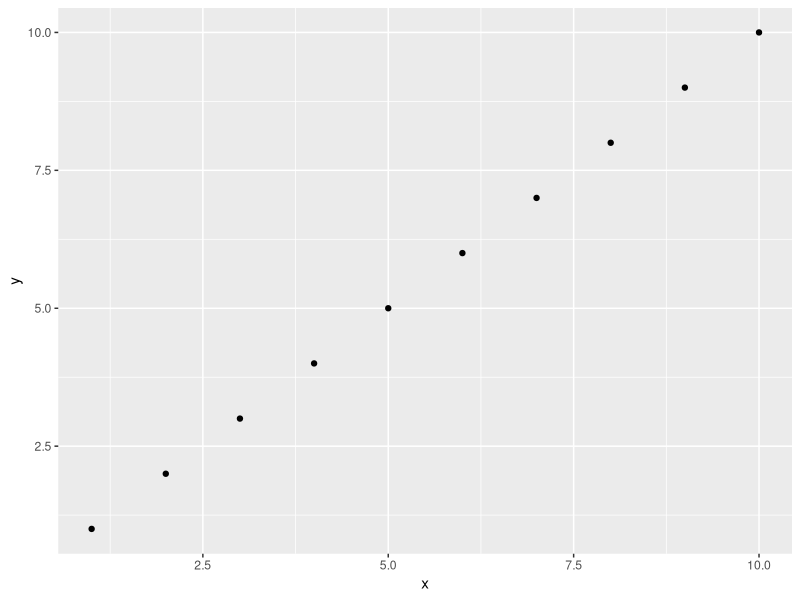

Write R code to recreate this figure.
library(ggplot2)
library(ggplot2)

d <- data.frame(x = 1:10 , y = 1:10)

print(ggplot(d)
	+ aes(x, y)
	+ geom_point()
)
